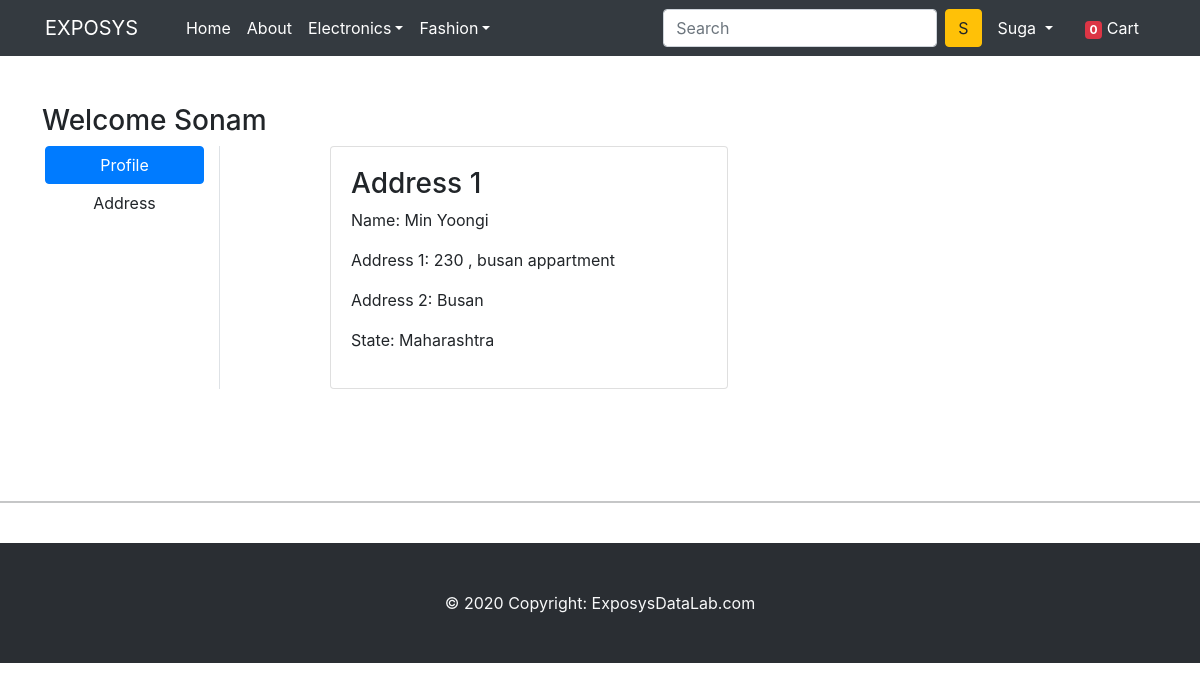
The page /address/ (signed in) on the database its author committed.
### store/models.py (models this page shows, shortened)
class Customer(models.Model):
    user = models.ForeignKey(User,on_delete=models.CASCADE)
    name = models.CharField(max_length=200)
    locality = models.CharField(max_length=200)
    city = models.CharField(max_length=50)
    zipcode = models.IntegerField()
    state = models.CharField(choices=STATE_CHOICE,max_length=50)

### store/views.py (the view)
# urls.py: path('address/', views.address, name='address'),
def address(request):
    add = Customer.objects.filter(user = request.user)
    cart_quantity = [p.quantity for p in Cart.objects.all() if p.user == request.user]
    total_cart_quantity = sum(cart_quantity)
    context = {'add':add,'total_cart_quantity':total_cart_quantity}
    return render(request, 'store/address.html',context)

### store/templates/store/address.html (shortened to what this page needs)
{% extends 'store/base.html' %}
{% load static %}
{% block main-content %}
<div class="container my-5">
 <div class="row">
 <h3>Welcome Sonam</h3>
  <div class="col-sm-2 border-end">
   <ul class="list-unstyled">
    <li class="d-grid"><a href="{% url 'profile' %}" class="btn btn-primary">Profile</a></li>
    <li class="d-grid"><a href="{% url 'address' %}" class="btn">Address</a></li>
   </ul>
  </div>
  <div class="col-sm-9 offset-sm-1">
   <div class="row">
       {% for i in add %}
    <div class="col-sm-6">
     <div class="card">
      <div class="card-body">
       <h3>Address {{forloop.counter}}</h3>
       <p>Name: {{i.name}}</p>
       <p>Address 1: {{i.locality}}</p>
       <p>Address 2: {{i.city}}</p>
       <p>State: {{i.state}}</p>
      </div>
     </div>
    </div>
    {% endfor %}
   </div>
  </div>
 </div>
</div>
{% endblock main-content %}

### store/templates/store/base.html (shortened to what this page needs)
{% load static %}
<!DOCTYPE html>
<html lang="en">
<head>
    <link href="https://cdn.jsdelivr.net/npm/bootstrap@5.1.3/dist/css/bootstrap.min.css" rel="stylesheet">
    <link rel="stylesheet" href="{% static 'app/css/all.min.css' %}">
    <link rel="stylesheet" href="{% static 'app/css/style.css' %}">
    <link rel="stylesheet" href="{% static 'app/css/owl.carousel.min.css' %}">
    <link rel="stylesheet" href="https://maxcdn.bootstrapcdn.com/bootstrap/4.1.0/css/bootstrap.min.css">
</head>
<body>
  <nav class="navbar navbar-expand-lg navbar-dark bg-dark" >
    <div class="container">
        <a class="navbar-brand" href="#!">EXPOSYS</a>
        <div class="collapse navbar-collapse" id="navbarSupportedContent">
            <ul class="navbar-nav me-auto mb-2 mb-lg-0 ms-lg-4">
                <li class="nav-item"><a class="nav-link active" aria-current="page" href="{% url 'home' %}">Home</a></li>
                <li class="nav-item"><a class="nav-link active" href="{% url 'about' %}">About</a></li>
                <li class="nav-item dropdown">
                  <a class="nav-link dropdown-toggle active" id="navbarDropdown" href="#" role="button" data-bs-toggle="dropdown" aria-expanded="false">Electronics</a>
              </li>
              <li class="nav-item dropdown">
                <a class="nav-link dropdown-toggle active" id="navbarDropdown" href="#" role="button" data-bs-toggle="dropdown" aria-expanded="false">Fashion</a>
            </li>
            </ul>
            <form class="d-flex">
                <input class="form-control me-2" type="search" placeholder="Search" aria-label="Search">
                <button class="btn btn-warning" type="submit">S</button>
              </form>
              <div>
                <ul class="navbar-nav me-auto mb-2 mb-lg-0">
                 <li class="nav-item dropdown mx-2">
                  {% if request.user.is_authenticated %}
                    <a class="nav-link dropdown-toggle text-white" href="#" id="profileDropdown" role="button" data-bs-toggle="dropdown" aria-expanded="false">
                      {{user}}
                    </a>
                  </li>
                  <li class="nav-item mx-2">
                   <a href="{% url 'show_cart' %}" class="nav-link text-white"><span class="badge bg-danger">{{total_cart_quantity}}</span> Cart </a>
                  </li>
                  {% endif %}
                </ul>
               </div>
        </div>
    </div>
</nav>
{% block main-content %} {% endblock main-content %}
<br><br>
<hr>
<br>
<footer class="bg-dark text-center text-lg-start" style="position: absolute; left: 0; bottom: 10; right: 0;">
    <div class="text-center p-5 text-light" style="background-color: rgba(0, 0, 0, 0.2);">
      © 2020 Copyright:
      <a class="text-light" href="#">ExposysDataLab.com</a>
    </div>
  </footer>
</body>
</html>

### rows shown on the page
Customer: name "Min Yoongi", locality "230 , busan appartment", city "Busan", state "Maharashtra"

### other values the page prints
{{ user }} "Suga"
{{ total_cart_quantity }} "0"
